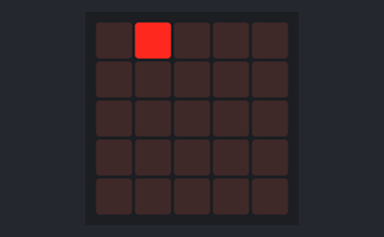
The program below on a simulated BBC micro:bit (MakeCode). Shown: the board's 5×5 LED display. Random numbers come from a fixed seed.

Above: at 0.1 s.
At 2.1 s:
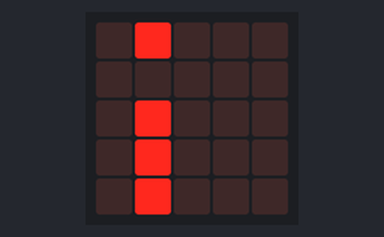
At 7.6 s:
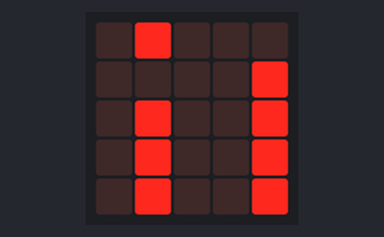
At 12.6 s:
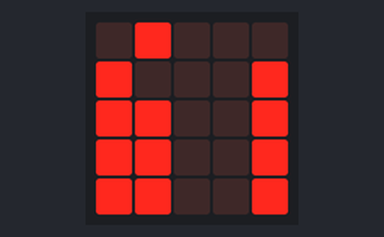
At 17.6 s:
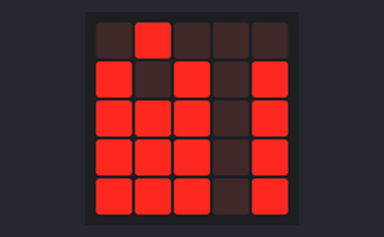
At 37.2 s:
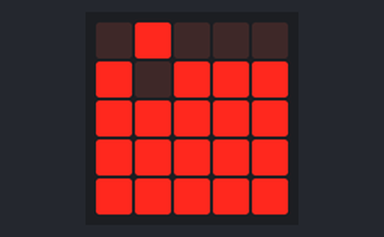

Measured:
- what the display in image 1 shows lasts 3.0 s, from 2.0 s to 5.0 s
- what the display in image 2 shows lasts 2.5 s, from 7.5 s to 10.0 s

The program:

main.ts
```typescript
let col = 0
let led2 = 0
let led1 = 0
let led22 = -2
basic.forever(function () {
    led2 = randint(0, 4)
    led.plot(led2, 0)
    basic.pause(500)
    for (let index = 0; index < 3; index++) {
        col += 1
        led.plot(led2, col)
        basic.pause(500)
    }
    led1 = col
    led1 += -2
    for (let index = 0; index < 6; index++) {
        led.unplot(led2, led1)
        col += 1
        led.plot(led2, col)
        basic.pause(500)
    }
    col = -1
})
```

test.ts
```typescript
// les tests vont ici ; cela ne sera pas compilé si ce paquet est utilisé en tant qu'extension.
```
